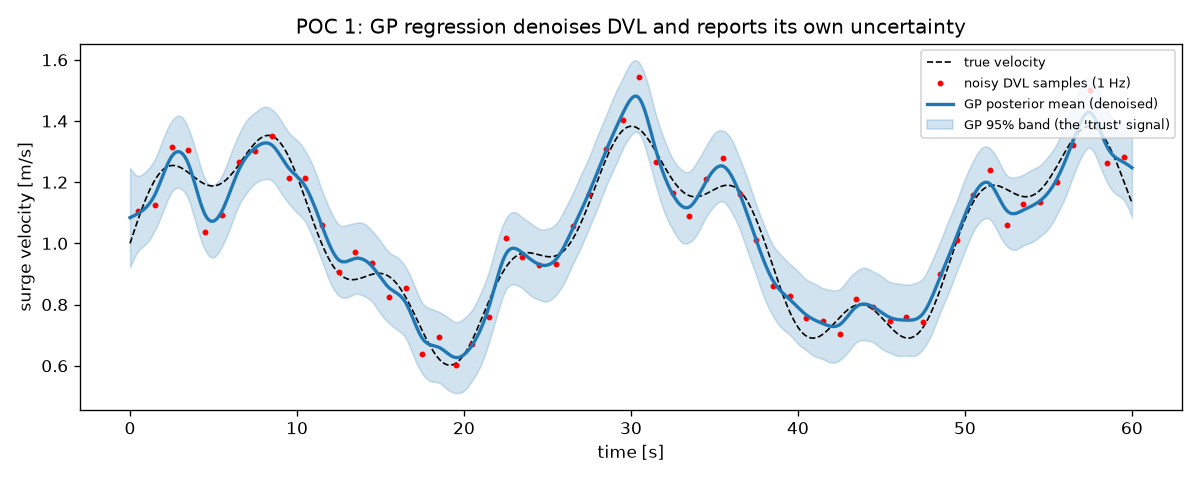

Reproduce this figure in Python.
# /// script
# requires-python = ">=3.10"
# dependencies = ["numpy", "scikit-learn", "matplotlib"]
# ///
"""POC 1 — GP regression basics: denoising a DVL-like velocity signal.

Demonstrates the core claim of references/01-03: a GP fit to noisy samples of a
smooth function returns, at every query time, a predicted MEAN (a denoised
velocity) and a predicted VARIANCE (how much to trust it). Near data the
variance is small; away from data it grows. That mean+variance pair is exactly
what a Kalman filter wants as a measurement.

Run:  uv run poc_01_gp_denoise.py   ->  prints RMSE, saves poc_01_gp_denoise.png
"""
import numpy as np
import matplotlib

matplotlib.use("Agg")  # headless: save the figure instead of opening a window
import matplotlib.pyplot as plt
from sklearn.gaussian_process import GaussianProcessRegressor
from sklearn.gaussian_process.kernels import Matern, WhiteKernel

rng = np.random.default_rng(42)

# --- 1. Synthetic truth: a smooth surge velocity, like an AUV gently manoeuvring.
t_true = np.linspace(0.0, 60.0, 600)  # seconds
v_true = 1.0 + 0.3 * np.sin(2 * np.pi * t_true / 25.0) + 0.1 * np.sin(2 * np.pi * t_true / 7.0)

# --- 2. DVL samples: ~1 Hz, corrupted by Gaussian noise (sigma = 8 cm/s).
t_dvl = np.arange(0.5, 60.0, 1.0)
noise_std = 0.08
v_dvl = np.interp(t_dvl, t_true, v_true) + rng.normal(0.0, noise_std, t_dvl.shape)

# --- 3. Fit a GP.  Matern(nu=1.5) is the research docs' recommended kernel for
#     vehicle velocity: smooth but not infinitely so (an RBF would over-smooth
#     real manoeuvres).  WhiteKernel lets the GP LEARN the sensor noise level
#     instead of us hard-coding it.  All hyperparameters (lengthscale, signal
#     variance, noise) are tuned automatically by marginal-likelihood
#     maximisation inside .fit() -- no hand-tuning.
kernel = Matern(length_scale=5.0, nu=1.5) + WhiteKernel(noise_level=noise_std**2)
gp = GaussianProcessRegressor(kernel=kernel, normalize_y=True)
gp.fit(t_dvl.reshape(-1, 1), v_dvl)

# --- 4. Query the posterior everywhere: mean = denoised velocity, std = trust.
v_mean, v_std = gp.predict(t_true.reshape(-1, 1), return_std=True)

# --- 5. The takeaway, quantified: the GP mean is much closer to truth than the
#     raw samples are, i.e. the GP denoises the DVL.
rmse_raw = np.sqrt(np.mean((v_dvl - np.interp(t_dvl, t_true, v_true)) ** 2))
rmse_gp = np.sqrt(np.mean((v_mean - v_true) ** 2))
print(f"raw DVL RMSE : {rmse_raw*100:.1f} cm/s")
print(f"GP mean RMSE : {rmse_gp*100:.1f} cm/s   (denoised)")
print(f"learned kernel: {gp.kernel_}")

# --- 6. Plot: truth, noisy samples, GP mean with a 2-sigma band.
fig, ax = plt.subplots(figsize=(10, 4))
ax.plot(t_true, v_true, "k--", lw=1, label="true velocity")
ax.plot(t_dvl, v_dvl, "r.", ms=5, label="noisy DVL samples (1 Hz)")
ax.plot(t_true, v_mean, "C0", lw=2, label="GP posterior mean (denoised)")
ax.fill_between(t_true, v_mean - 2 * v_std, v_mean + 2 * v_std, color="C0", alpha=0.2,
                label="GP 95% band (the 'trust' signal)")
ax.set(xlabel="time [s]", ylabel="surge velocity [m/s]",
       title="POC 1: GP regression denoises DVL and reports its own uncertainty")
ax.legend(loc="upper right", fontsize=8)
fig.tight_layout()
fig.savefig("poc_01_gp_denoise.png", dpi=120)
print("saved poc_01_gp_denoise.png")
